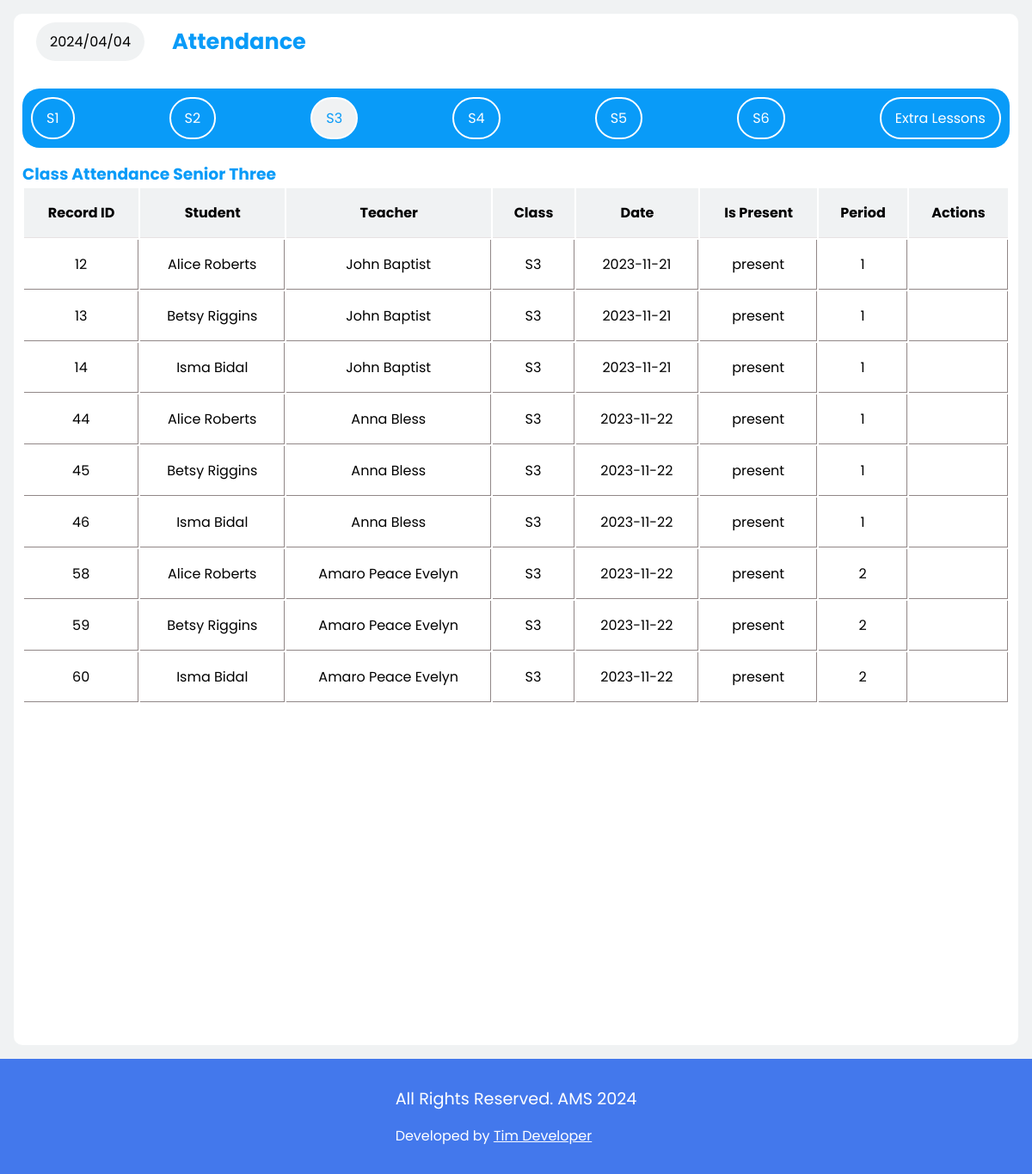
/admin_account/s3.php (signed in), run on the app's committed database.
### tables this page shows
CREATE TABLE IF NOT EXISTS `attendancerecords` (
  `RecordID` int NOT NULL AUTO_INCREMENT,
  `StudentID` int NOT NULL,
  `TeacherID` int NOT NULL,
  `SubjectID` int NOT NULL,
  `ClassID` int NOT NULL,
  `Date` date NOT NULL,
  `IsPresent` varchar(50) NOT NULL,
  `Period` int NOT NULL,
  PRIMARY KEY (`RecordID`)
);

CREATE TABLE IF NOT EXISTS `students` (
  `StudentID` int NOT NULL AUTO_INCREMENT,
  `image` varchar(200) NOT NULL,
  `FirstName` varchar(50) NOT NULL,
  `LastName` varchar(50) NOT NULL,
  `ClassID` int NOT NULL,
  `DateOfBirth` date NOT NULL,
  `Gender` varchar(7) NOT NULL,
  `Address` varchar(50) NOT NULL,
  `ContactNumber` varchar(15) DEFAULT NULL,
  `Email` varchar(50) DEFAULT NULL,
  `password` varchar(200) NOT NULL,
  `username` varchar(50) NOT NULL,
  PRIMARY KEY (`StudentID`)
);

CREATE TABLE IF NOT EXISTS `teachers` (
  `TeacherID` int NOT NULL AUTO_INCREMENT,
  `Image` varchar(200) NOT NULL,
  `Firstname` varchar(50) NOT NULL,
  `Lastname` varchar(50) NOT NULL,
  `ContactNumber` varchar(15) NOT NULL,
  `Email` varchar(50) NOT NULL,
  `SubjectID` int NOT NULL,
  `password` varchar(200) NOT NULL,
  `username` varchar(50) NOT NULL,
  PRIMARY KEY (`TeacherID`)
);

CREATE TABLE IF NOT EXISTS `classes` (
  `ClassID` int NOT NULL AUTO_INCREMENT,
  `ClassName` varchar(50) NOT NULL,
  `Year` int NOT NULL,
  `ClassTeacherID` int NOT NULL,
  PRIMARY KEY (`ClassID`)
);

### functions.php (called while the page is built, shortened)
<?php
include "connection.php";
function attendanceS3()
{
    global $conn;
    $sql = "SELECT
    ar.*,
    s.FirstName,
    s.LastName,
    t.Firstname,
    t.Lastname,
    c.ClassName
    FROM `attendancerecords` as ar
    JOIN `students` AS s ON ar.StudentID = s.StudentID
    JOIN `teachers` AS t ON ar.TeacherID = t.TeacherID
    JOIN `classes` AS c on ar.ClassID = c.ClassID
    WHERE c.ClassID = 3";
    $result = mysqli_query($conn, $sql);
    $attendanceArray = [];
    if (mysqli_num_rows($result) > 0) {
        while ($row = mysqli_fetch_array($result)) {
            $attendanceArray[] = $row;
        }
        return $attendanceArray;
    } else {
        return false;
    }
}

### admin_account/s3.php (the view, shortened to what this page needs)
<?php
include "../connection.php";
include "../functions.php";
?>
<!DOCTYPE html>
<html lang="en">
<head>
    <link rel="stylesheet" href="../styles.css">
</head>
<body>
    <div class="view-activity">
        <div class="container">
            <div class="top">
                <div class="west">
                    <div class="date">
                        <?php echo date("Y/m/d") ?>
                    </div>
                    <h3 style="margin-left: 1rem; font-size: 1.6rem; color: var(--color-primary);">Attendance</h3>
                </div>
            </div>
            <nav class="viewATTadminTab">
                <a href="../admin_account/View-attendance.php">S1</a>
                <a href="../admin_account/s2.php">S2</a>
                <a class="active" href="../admin_account/s3.php">S3</a>
                <a href="../admin_account/s4.php">S4</a>
                <a href="../admin_account/s5.php">S5</a>
                <a href="../admin_account/s6.php">S6</a>
                <a href="../admin_account/extra.php">Extra Lessons</a>
            </nav>
            <section class="adminSection" id="s3">
                <h3 style="color: var(--color-primary);">Class Attendance Senior Three</h3>
                <?php
                if (attendanceS3() == false) { ?>
                    <div class="empty">
                        <p>Attendance Has not yet been recorded for this class</p>
                    </div>
                <?php } else {
                ?>
                    <table>
                        <tr>
                            <th>Record ID</th>
                            <th>Student</th>
                            <th>Teacher</th>
                            <th>Class</th>
                            <th>Date</th>
                            <th>Is Present</th>
                            <th>Period</th>
                            <th colspan="2">Actions</th>
                        </tr>
                        <?php
                        $attendance = attendanceS3();
                        foreach ($attendance as $attend) :
                        ?>
                            <tr>
                                <td><?php echo $attend['RecordID'] ?></td>
                                <td><?php echo $attend['FirstName'] . ' ' . $attend['LastName'] ?></td>
                                <td><?php echo $attend['Firstname'] . ' ' . $attend['Lastname'] ?></td>
                                <td><?php echo $attend['ClassName'] ?></td>
                                <td><?php echo $attend['Date'] ?></td>
                                <td><?php echo $attend['IsPresent'] ?></td>
                                <td><?php echo $attend['Period'] ?></td>
                                <td>
                                    <form method="post" onsubmit="return confirm('Are you sure you want to delete this record?');">
                                    </form>
                                </td>
                            </tr>
                        <?php endforeach; ?>
                    </table>
                <?php
                }
                ?>
            </section>
        </div>
    </div>
    <?php include "../footer.php"; ?>
</body>
</html>

### styles.css (style rules this page uses)
* { margin: 0; border: 0; padding: 0; box-sizing: border-box; font-family: 'Poppins', sans-serif; }
a { text-decoration: none; }
:root { --box-shadow: 0 10px 1rem rgba(205, 231, 238, 0.5); --color-bg: #4378ec; --background: #f0f2f3; --color-white: #ffffff; --color-primary: #099BF8; --color-text-muted: #9e9292; --color-bg-secondary: #779be9; --pending-cards-bg: #d2dffc; --darker-tint_1: #5E3494; }
.student_acc #home .container .att_td td, th { text-align: center; padding: 1rem; border-bottom: 1px solid rgb(231, 226, 226); }
.container { width: 85%; border-radius: 10px; background-color: var(--color-white); padding: 10px; }
.view-activity { padding: 1rem; display: flex; width: 100%; gap: 1rem; justify-content: space-between; background-color: var(--background); overflow: hidden; position: relative; }
.view-activity .container { background-color: var(--color-white); border-radius: 10px; padding: 10px; width: 100%; }
.view-activity .container .top { width: 100%; display: flex; justify-content: space-between; align-items: center; }
.view-activity .container .top .west { gap: 1rem; display: flex; align-items: center; }
.view-activity .container .top .west .date { border-radius: 50px; background-color: #f0f2f3; padding: 10px 1rem; }
.viewATTadminTab { width: 100%; background-color: var(--color-primary); border-radius: 20px; padding: 10px; display: flex; justify-content: space-between; align-items: center; margin-top: 2rem; }
.viewATTadminTab a { border: 2px solid var(--color-white); background: none; padding: 10px 1rem; border-radius: 50px; color: var(--color-white); transition: all 0.3s ease; }
.viewATTadminTab a.active { background-color: var(--background); color: var(--color-primary); }
.adminSection { width: 100%; margin-top: 1rem; }
.adminSection table { width: 100%; }
.adminSection table tr th { background-color: var(--background); padding: 1rem; }
.adminSection table tr td { border-right: 1px solid rgb(145, 135, 135); border-bottom: 1px solid rgb(145, 135, 135); text-align: center; padding: 1rem; }

### data on the page
attendancerecords: RecordID "12", StudentID.FirstName "Alice", StudentID.LastName "Roberts", TeacherID.Firstname "John", TeacherID.Lastname "Baptist", ClassID.ClassName "S3", Date "2023-11-21", IsPresent "present", Period "1"
attendancerecords: RecordID "13", StudentID.FirstName "Betsy", StudentID.LastName "Riggins", TeacherID.Firstname "John", TeacherID.Lastname "Baptist", ClassID.ClassName "S3", Date "2023-11-21", IsPresent "present", Period "1"
attendancerecords: RecordID "14", StudentID.FirstName "Isma", StudentID.LastName "Bidal", TeacherID.Firstname "John", TeacherID.Lastname "Baptist", ClassID.ClassName "S3", Date "2023-11-21", IsPresent "present", Period "1"
attendancerecords: RecordID "44", StudentID.FirstName "Alice", StudentID.LastName "Roberts", TeacherID.Firstname "Anna", TeacherID.Lastname "Bless", ClassID.ClassName "S3", Date "2023-11-22", IsPresent "present", Period "1"
attendancerecords: RecordID "45", StudentID.FirstName "Betsy", StudentID.LastName "Riggins", TeacherID.Firstname "Anna", TeacherID.Lastname "Bless", ClassID.ClassName "S3", Date "2023-11-22", IsPresent "present", Period "1"
attendancerecords: RecordID "46", StudentID.FirstName "Isma", StudentID.LastName "Bidal", TeacherID.Firstname "Anna", TeacherID.Lastname "Bless", ClassID.ClassName "S3", Date "2023-11-22", IsPresent "present", Period "1"
attendancerecords: RecordID "58", StudentID.FirstName "Alice", StudentID.LastName "Roberts", TeacherID.Firstname "Amaro", TeacherID.Lastname "Peace Evelyn", ClassID.ClassName "S3", Date "2023-11-22", IsPresent "present", Period "2"
attendancerecords: RecordID "59", StudentID.FirstName "Betsy", StudentID.LastName "Riggins", TeacherID.Firstname "Amaro", TeacherID.Lastname "Peace Evelyn", ClassID.ClassName "S3", Date "2023-11-22", IsPresent "present", Period "2"
attendancerecords: RecordID "60", StudentID.FirstName "Isma", StudentID.LastName "Bidal", TeacherID.Firstname "Amaro", TeacherID.Lastname "Peace Evelyn", ClassID.ClassName "S3", Date "2023-11-22", IsPresent "present", Period "2"
